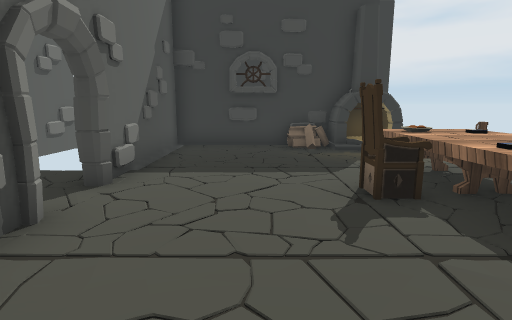
[1] (above)

12 first-person views from a walk through a Unity game level. The camera is 1.3 m above the floor, tilts 10° down and sees 80° across. The floor is counted in squares, 1 m on a side. Each view is taken from the middle of a square. On the plan, view 1 faces up. The plan holds only what a view shows up to about 14 squares ahead; the rest is blank. The place goes on beyond the plan. The player is left out. Door leaves are left out, so doorways stand open. Some surface patterns are stand-ins.

[2]
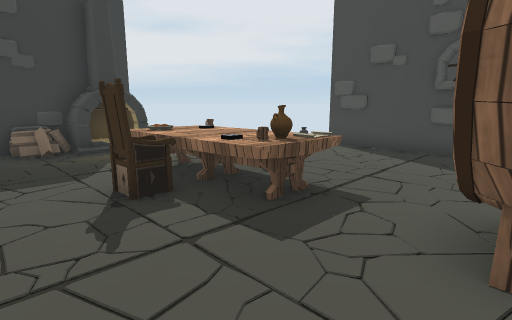

[3]
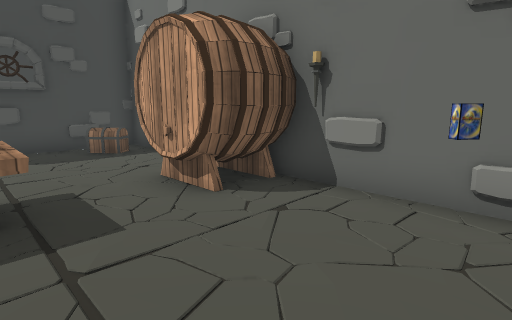

[4]
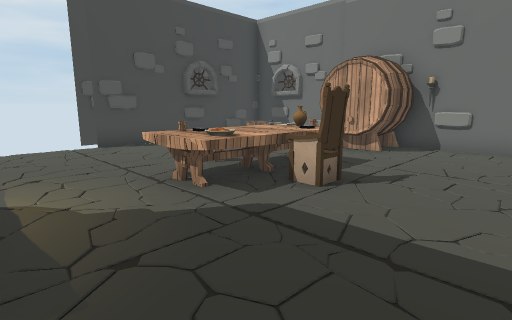

[5]
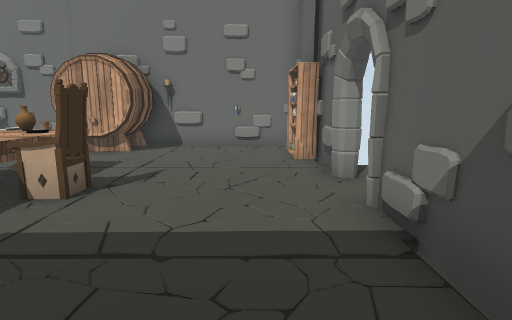

[6]
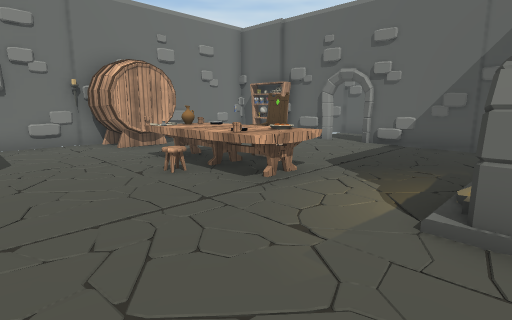

[7]
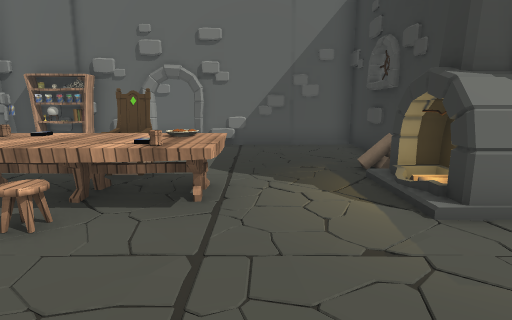

[8]
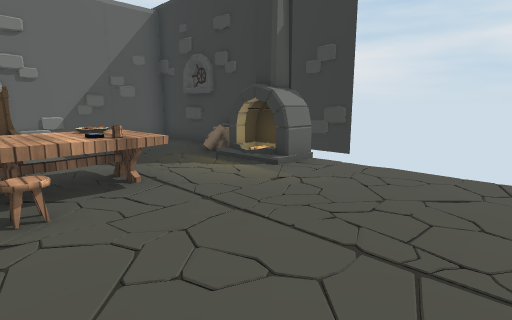

[9]
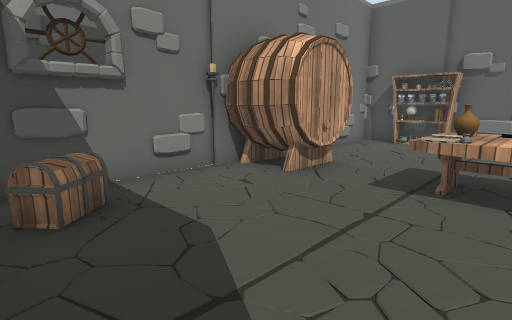

[10]
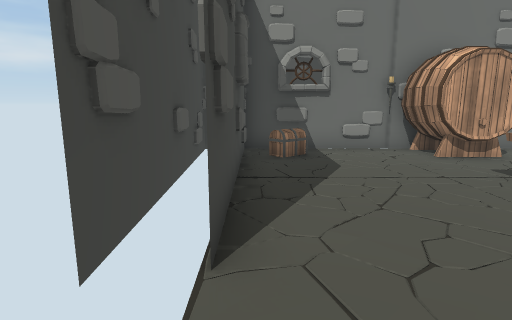

[11]
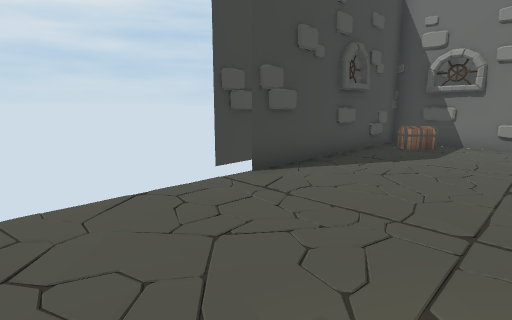

[12]
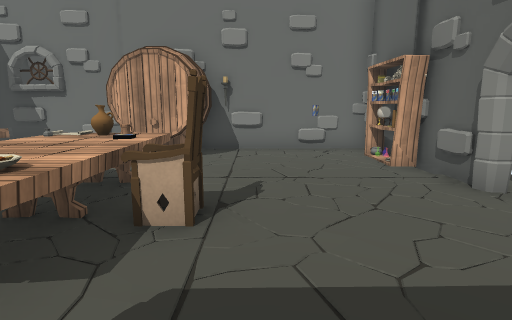

### Floor plan
Points are (right, up) in squares from view 1. A wall is a line through its corners. A room is listed if a view was taken in it or the views show most of it. See-through windows are left out.
Room 1 (views 1, 2, 3, 4, 5, 6, 7, 8, 9, 10, 11, 12)
walls: (4.7, -1.4) (9.4, -1.3) (9.4, 5.8); (-2.6, 3.2) (-2.6, -0.1); (1.7, 10.3) (-2.6, 10.3) (-2.6, 5.1); (-2.5, 7.6) (-2.6, 7.1); (-2.6, -0.3) (-2.6, -1.5) (2.9, -1.4); (10.5, -0.5) (10.3, 6)
low walls: (-2.7, 6.6) (-2.4, 6.2)
ways out: open door at (-3, 4.5); open door at (9.5, 6.5); gap at (9, 0)
objects: shelf (-2, 0) to (-2, 1); barrel (2, -1) to (5, 0); other object (2, 4) to (2, 5); other object (2, 10); table (3, 3) to (4, 6); fireplace (3, 9) to (4, 10); chest (8, 0)

Where each view was taken, in squares from view 1:
view 1: 0 up, 0 right, facing up
view 2: 0 up, 0 right, facing up-right
view 3: 3 up, 1 left, facing down-right
view 4: 9 up, 1 left, facing down-right
view 5: 9 up, 1 left, facing down
view 6: 10 up, 8 right, facing down-left
view 7: 7 up, 8 right, facing left
view 8: 4 up, 9 right, facing up-left
view 9: 4 up, 9 right, facing down-left
view 10: 8 up, 9 right, facing down
view 11: 10 up, 5 right, facing down-right
view 12: 8 up, 1 right, facing down
